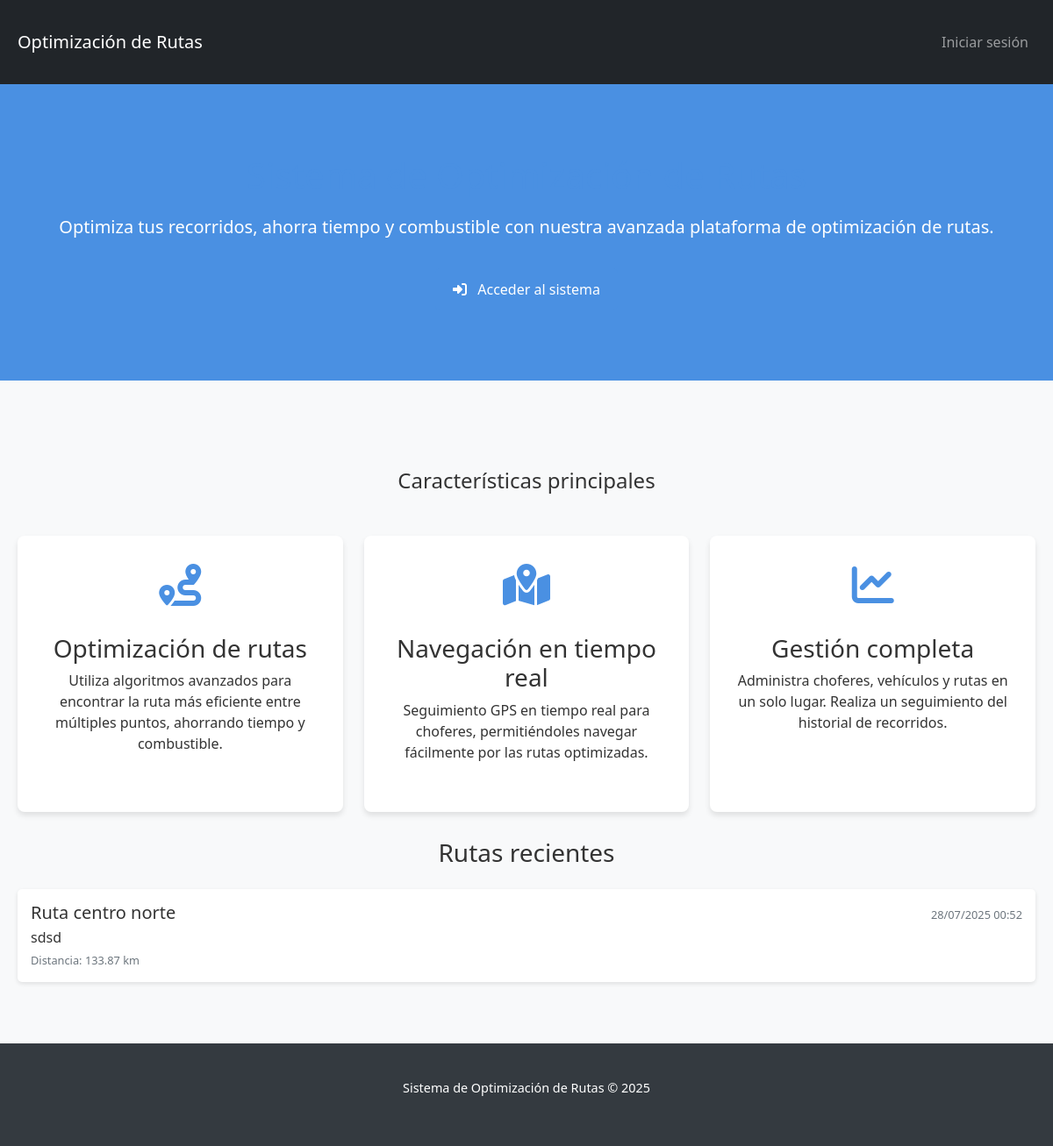
Screenshot of /info with the database file from the repository.
### app.py (models this page shows, shortened)
class Route(db.Model):
    id = db.Column(db.Integer, primary_key=True)
    name = db.Column(db.String(100), nullable=False)
    description = db.Column(db.Text, nullable=True)
    creator_id = db.Column(db.Integer, db.ForeignKey('user.id'), nullable=False)
    created_at = db.Column(db.DateTime, default=datetime.utcnow)
    file_path = db.Column(db.String(200), nullable=False)
    gpx_path = db.Column(db.String(200), nullable=True)
    start_point = db.Column(db.String(100), nullable=True)
    end_point = db.Column(db.String(100), nullable=True)
    distance = db.Column(db.Float, nullable=True)
    active = db.Column(db.Boolean, default=True)
    completions = db.relationship('RouteCompletion', backref='route', lazy=True)

### app.py (the view)
    @app.route('/info')
    def system_info():
        recent_routes = Route.query.filter_by(active=True).order_by(Route.created_at.desc()).limit(3).all()
        return render_template('index.html', routes=recent_routes)

### templates/index.html (shortened to what this page needs)
<!DOCTYPE html>
<html lang="es">
<head>
    <link rel="stylesheet" href="https://cdn.jsdelivr.net/npm/bootstrap@5.2.3/dist/css/bootstrap.min.css">
    <link rel="stylesheet" href="https://cdnjs.cloudflare.com/ajax/libs/font-awesome/6.2.1/css/all.min.css">
    <link rel="stylesheet" href="/static/styles.css">
</head>
<body>
    <nav class="navbar navbar-expand-lg navbar-dark bg-dark">
        <div class="container">
            <a class="navbar-brand" href="#">Optimización de Rutas</a>
            <div class="collapse navbar-collapse" id="navbarNav">
                <ul class="navbar-nav ms-auto">
                    <li class="nav-item">
                        <a class="nav-link" href="{{ url_for('login') }}">Iniciar sesión</a>
                    </li>
                </ul>
            </div>
        </div>
    </nav>
    <section class="hero-section">
        <div class="container text-center">
            <h1>Sistema de Optimización de Rutas</h1>
            <p class="lead">Optimiza tus recorridos, ahorra tiempo y combustible con nuestra avanzada plataforma de optimización de rutas.</p>
            <a href="{{ url_for('login') }}" class="btn btn-light btn-lg mt-3">
                <i class="fas fa-sign-in-alt me-2"></i> Acceder al sistema
            </a>
        </div>
    </section>
    <section class="features-section">
        <div class="container">
            <h2 class="text-center mb-5">Características principales</h2>
            <div class="row">
                <div class="col-md-4">
                    <div class="feature-card bg-white">
                        <div class="feature-icon">
                            <i class="fas fa-route"></i>
                        </div>
                        <h3>Optimización de rutas</h3>
                        <p>Utiliza algoritmos avanzados para encontrar la ruta más eficiente entre múltiples puntos, ahorrando tiempo y combustible.</p>
                    </div>
                </div>
                <div class="col-md-4">
                    <div class="feature-card bg-white">
                        <div class="feature-icon">
                            <i class="fas fa-map-marked-alt"></i>
                        </div>
                        <h3>Navegación en tiempo real</h3>
                        <p>Seguimiento GPS en tiempo real para choferes, permitiéndoles navegar fácilmente por las rutas optimizadas.</p>
                    </div>
                </div>
                <div class="col-md-4">
                    <div class="feature-card bg-white">
                        <div class="feature-icon">
                            <i class="fas fa-chart-line"></i>
                        </div>
                        <h3>Gestión completa</h3>
                        <p>Administra choferes, vehículos y rutas en un solo lugar. Realiza un seguimiento del historial de recorridos.</p>
                    </div>
                </div>
            </div>
            {% if routes and routes|length > 0 %}
            <div class="route-list">
                <h3 class="text-center mb-4">Rutas recientes</h3>
                <div class="list-group">
                    {% for route in routes %}
                    <div class="route-item bg-white">
                        <div class="d-flex w-100 justify-content-between">
                            <h5 class="mb-1">{{ route.name }}</h5>
                            <small>{{ route.created_at|datetime_format }}</small>
                        </div>
                        <p class="mb-1">{{ route.description }}</p>
                        <small>Distancia: {{ route.distance|distance_format }}</small>
                    </div>
                    {% endfor %}
                </div>
            </div>
            {% endif %}
        </div>
    </section>
    <footer class="text-center">
        <div class="container">
            <p>Sistema de Optimización de Rutas &copy; {{ current_year }}</p>
        </div>
    </footer>
</body>
</html>

### static/styles.css (style rules this page uses)
* { box-sizing: border-box; margin: 0; padding: 0; }
body { font-family: 'Segoe UI', Arial, sans-serif; background-color: #f4f4f9; margin: 0; padding: 0; color: #333; min-height: 100vh; display: flex; flex-direction: column; }
.container { max-width: 1200px; margin: 0 auto; padding: 20px; width: 100%; flex: 1; }
h1 { color: #4a90e2; margin-bottom: 20px; text-align: center; }
h2 { color: #333; margin-bottom: 20px; font-size: 1.5rem; }
button, .btn { background-color: #4a90e2; color: white; border: none; padding: 12px 20px; border-radius: 5px; cursor: pointer; font-size: 16px; font-weight: 500; transition: background-color 0.3s; text-decoration: none; display: inline-block; }
small { display: block; color: #6c757d; margin-top: 5px; font-size: 0.85rem; }
footer { margin-top: 40px; text-align: center; color: #6c757d; font-size: 0.9rem; }
small { color: #6c757d; font-size: 0.8rem; display: block; margin-top: 5px; }

### templates/index.html (style rules this page uses)
body { background-color: #f8f9fa; height: 100vh; display: flex; flex-direction: column; }
.hero-section { background-color: #4a90e2; color: white; padding: 60px 0; margin-bottom: 40px; }
.features-section { padding: 40px 0; flex-grow: 1; }
.feature-card { text-align: center; padding: 20px; margin-bottom: 20px; height: 100%; transition: transform 0.3s; border-radius: 8px; box-shadow: 0 4px 6px rgba(0, 0, 0, 0.1); }
.feature-icon { font-size: 3rem; margin-bottom: 20px; color: #4a90e2; }
footer { background-color: #343a40; color: white; padding: 20px 0; margin-top: auto; }
.route-list { margin-top: 30px; }
.route-item { padding: 15px; margin-bottom: 10px; border-radius: 5px; box-shadow: 0 2px 5px rgba(0,0,0,0.1); transition: transform 0.2s; }

### rows the page displays
Route: name "Ruta centro norte", created_at "28/07/2025 00:52", description "sdsd", distance|distance_format "133.87 km"
